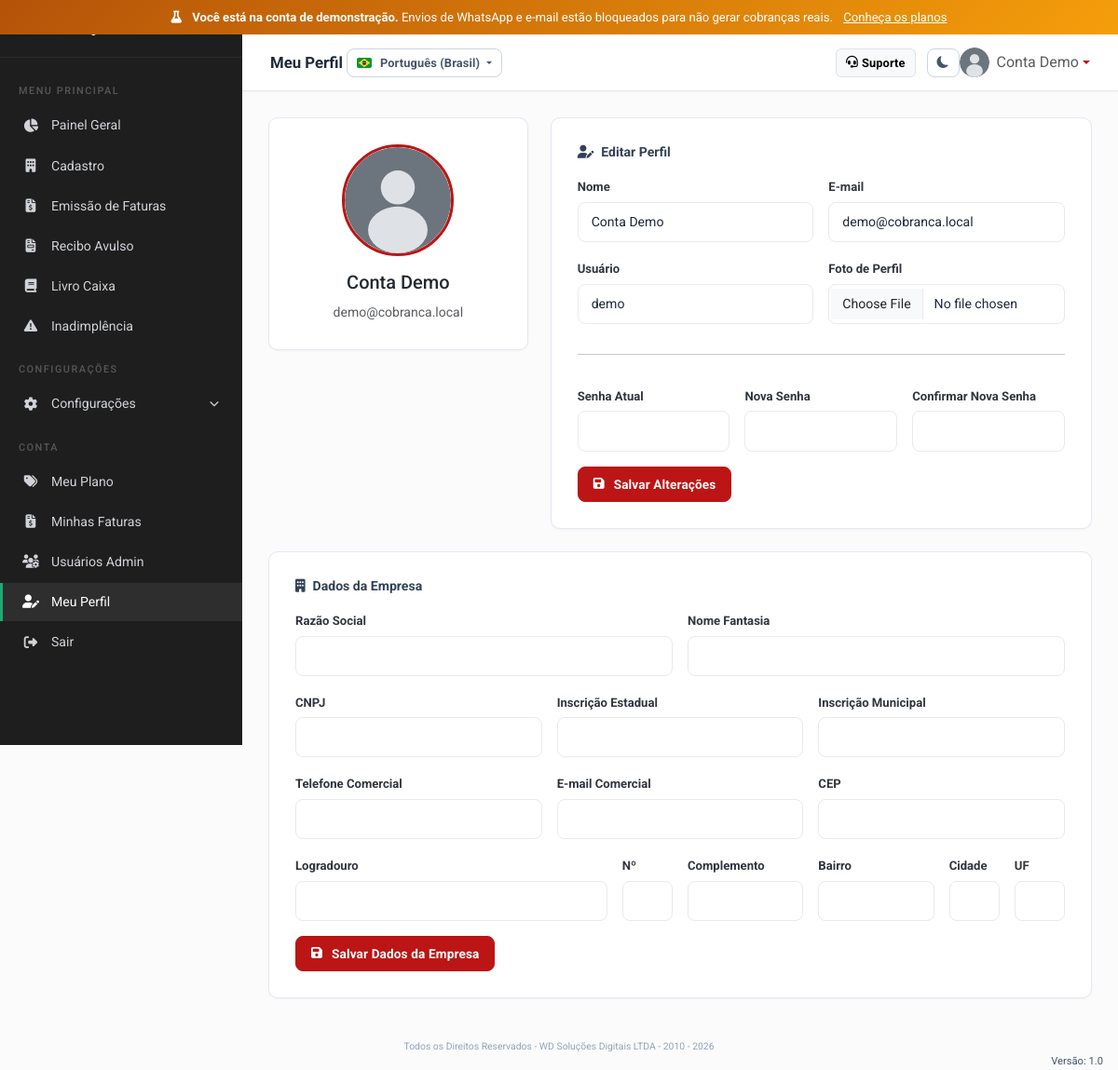
Page /admin/perfil.php (signed in) on the committed database.
### tables this page shows
CREATE TABLE `administradores` (
  `id` int(11) NOT NULL AUTO_INCREMENT,
  `usuario` varchar(50) NOT NULL,
  `subdominio` varchar(50) DEFAULT NULL,
  `senha` varchar(255) NOT NULL,
  `nome` varchar(100) NOT NULL,
  `email` varchar(100) DEFAULT NULL,
  `avatar` varchar(255) DEFAULT NULL,
  `google_id` varchar(100) DEFAULT NULL,
  `token_recuperacao` varchar(64) DEFAULT NULL,
  `token_recuperacao_expira` datetime DEFAULT NULL,
  `razao_social` varchar(200) DEFAULT NULL,
  `nome_fantasia` varchar(200) DEFAULT NULL,
  `cnpj` varchar(20) DEFAULT NULL,
  `cpf` varchar(20) DEFAULT NULL,
  `inscricao_estadual` varchar(30) DEFAULT NULL,
  `inscricao_municipal` varchar(30) DEFAULT NULL,
  `telefone_comercial` varchar(20) DEFAULT NULL,
  `email_comercial` varchar(100) DEFAULT NULL,
  `cep` varchar(10) DEFAULT NULL,
  `logradouro` varchar(200) DEFAULT NULL,
  `numero` varchar(10) DEFAULT NULL,
  `complemento` varchar(100) DEFAULT NULL,
  `bairro` varchar(100) DEFAULT NULL,
  `cidade` varchar(100) DEFAULT NULL,
  `estado` char(2) DEFAULT NULL,
  `ativo` tinyint(1) DEFAULT NULL,
  `criado_em` timestamp NOT NULL DEFAULT current_timestamp() ON UPDATE current_timestamp(),
  `ultimo_login` timestamp NULL DEFAULT NULL,
  `origem` varchar(20) DEFAULT 'painel',
  PRIMARY KEY (`id`),
  UNIQUE KEY `usuario` (`usuario`),
  UNIQUE KEY `uq_admin_subdominio` (`subdominio`)
);

### admin/perfil.php (the view, shortened to what this page needs)
<?php
$pdo = getConnection();
$adminId = $_SESSION['admin_id'];
$stmt = $pdo->prepare("SELECT * FROM administradores WHERE id = ?");
$stmt->execute([$adminId]);
$admin = $stmt->fetch();
$avatarSrc = $admin['avatar'] ?: '/cobranca/assets/img/avatars/admin.svg';
include __DIR__ . '/../includes/header.php';
include __DIR__ . '/../includes/sidebar_admin.php';
?>
<div class="main-content">
    <div class="topbar">
        <div>
            <h5>Meu Perfil</h5>
        </div>
        <a href="https://wa.me/5591982675573" target="_blank" class="btn btn-light btn-sm ms-auto me-2" style="font-size:0.8rem;border:1px solid #dee2e6;"><i class="fas fa-headset"></i> Suporte</a>
        <div class="dropdown">
            <a href="#" class="d-flex align-items-center text-decoration-none dropdown-toggle" data-bs-toggle="dropdown">
                <img src="<?= htmlspecialchars($_SESSION['admin_avatar'] ?? '/cobranca/assets/img/avatars/admin.svg') ?>" alt="Avatar" class="rounded-circle me-2" width="32" height="32" style="object-fit:cover;">
                <span class="text-muted d-none d-md-inline"><?= htmlspecialchars($_SESSION['admin_nome']) ?></span>
            </a>
        </div>
    </div>
    <div class="content-area fade-in">
        <form method="POST" enctype="multipart/form-data">
            <div class="row">
                <div class="col-lg-4">
                    <div class="form-card text-center">
                        <img src="<?= htmlspecialchars($avatarSrc) ?>" alt="Avatar" class="rounded-circle mb-3" width="120" height="120" style="object-fit:cover; border: 3px solid var(--cor-primaria);">
                        <h5><?= htmlspecialchars($admin['nome']) ?></h5>
                        <small class="text-muted"><?= htmlspecialchars($admin['email']) ?></small>
                    </div>
                </div>
                <div class="col-lg-8">
                    <div class="form-card">
                        <h6 class="mb-3"><i class="fas fa-user-edit me-2"></i>Editar Perfil</h6>
                        <div class="row g-3">
                            <div class="col-md-6">
                                <label class="form-label">Nome</label>
                                <input type="text" name="nome" class="form-control" value="<?= htmlspecialchars($admin['nome']) ?>" required>
                            </div>
                            <div class="col-md-6">
                                <label class="form-label">E-mail</label>
                                <input type="email" name="email" class="form-control" value="<?= htmlspecialchars($admin['email']) ?>" required>
                            </div>
                            <div class="col-md-6">
                                <label class="form-label">Usuário</label>
                                <input type="text" name="usuario" class="form-control" value="<?= htmlspecialchars($admin['usuario']) ?>" required>
                            </div>
                            <div class="col-md-6">
                                <label class="form-label">Foto de Perfil</label>
                                <input type="file" name="avatar" class="form-control" accept="image/*">
                            </div>
                            <div class="col-12"><hr></div>
                            <div class="col-md-4">
                                <label class="form-label">Senha Atual</label>
                                <input type="password" name="senha_atual" class="form-control">
                            </div>
                            <div class="col-md-4">
                                <label class="form-label">Nova Senha</label>
                                <input type="password" name="nova_senha" class="form-control" minlength="6">
                            </div>
                            <div class="col-md-4">
                                <label class="form-label">Confirmar Nova Senha</label>
                                <input type="password" name="confirma_senha" class="form-control" minlength="6">
                            </div>
                        </div>
                        <button type="submit" class="btn btn-primary mt-3">
                            <i class="fas fa-save me-1"></i> Salvar Alterações
                        </button>
                    </div>
                </div>
            </div>
            <div class="form-card mt-4">
                <h6 class="mb-3"><i class="fas fa-building me-2"></i>Dados da Empresa</h6>
                <div class="row g-3">
                    <div class="col-md-6">
                        <label class="form-label">Razão Social</label>
                        <input type="text" name="razao_social" class="form-control" required value="<?= htmlspecialchars($admin['razao_social'] ?? '') ?>">
                    </div>
                    <div class="col-md-6">
                        <label class="form-label">Nome Fantasia</label>
                        <input type="text" name="nome_fantasia" class="form-control" required value="<?= htmlspecialchars($admin['nome_fantasia'] ?? '') ?>">
                    </div>
                    <div class="col-md-4">
                        <label class="form-label">CNPJ</label>
                        <input type="text" name="cnpj" class="form-control mask-cnpj" required value="<?= htmlspecialchars($admin['cnpj'] ?? '') ?>">
                    </div>
                    <div class="col-md-4">
                        <label class="form-label">Inscrição Estadual</label>
                        <input type="text" name="inscricao_estadual" class="form-control" value="<?= htmlspecialchars($admin['inscricao_estadual'] ?? '') ?>">
                    </div>
                    <div class="col-md-4">
                        <label class="form-label">Inscrição Municipal</label>
                        <input type="text" name="inscricao_municipal" class="form-control" value="<?= htmlspecialchars($admin['inscricao_municipal'] ?? '') ?>">
                    </div>
                    <div class="col-md-4">
                        <label class="form-label">Telefone Comercial</label>
                        <input type="text" name="telefone_comercial" class="form-control mask-phone" required value="<?= htmlspecialchars($admin['telefone_comercial'] ?? '') ?>">
                    </div>
                    <div class="col-md-4">
                        <label class="form-label">E-mail Comercial</label>
                        <input type="email" name="email_comercial" class="form-control" required value="<?= htmlspecialchars($admin['email_comercial'] ?? '') ?>">
                    </div>
                    <div class="col-md-4">
                        <label class="form-label">CEP</label>
                        <input type="text" name="cep_empresa" class="form-control mask-cep" required value="<?= htmlspecialchars($admin['cep'] ?? '') ?>" onblur="buscarCEP(this.value, {logradouro:'logradouro',bairro:'bairro',cidade:'cidade',estado:'estado'})">
                    </div>
                    <div class="col-md-5">
                        <label class="form-label">Logradouro</label>
                        <input type="text" name="logradouro" id="logradouro" class="form-control" required value="<?= htmlspecialchars($admin['logradouro'] ?? '') ?>">
                    </div>
                    <div class="col-md-1">
                        <label class="form-label">Nº</label>
                        <input type="text" name="numero" id="numero" class="form-control" required value="<?= htmlspecialchars($admin['numero'] ?? '') ?>">
                    </div>
                    <div class="col-md-2">
                        <label class="form-label">Complemento</label>
                        <input type="text" name="complemento" class="form-control" value="<?= htmlspecialchars($admin['complemento'] ?? '') ?>">
                    </div>
                    <div class="col-md-2">
                        <label class="form-label">Bairro</label>
                        <input type="text" name="bairro" id="bairro" class="form-control" required value="<?= htmlspecialchars($admin['bairro'] ?? '') ?>">
                    </div>
                    <div class="col-md-1">
                        <label class="form-label">Cidade</label>
                        <input type="text" name="cidade" id="cidade" class="form-control" required value="<?= htmlspecialchars($admin['cidade'] ?? '') ?>">
                    </div>
                    <div class="col-md-1">
                        <label class="form-label">UF</label>
                        <input type="text" name="estado" id="estado" class="form-control" required maxlength="2" value="<?= htmlspecialchars($admin['estado'] ?? '') ?>">
                    </div>
                </div>
                <button type="submit" class="btn btn-primary mt-3">
                    <i class="fas fa-save me-1"></i> Salvar Dados da Empresa
                </button>
            </div>
        </form>
    </div>
</div>
<?php include __DIR__ . '/../includes/footer.php'; ?>

### assets/css/style.css (style rules this page uses)
:root { --cor-primaria: #0f7b5c; --cor-secundaria: #6c757d; --cor-fundo: #fbfbfc; --cor-sucesso: #128a53; --cor-perigo: #dc3545; --cor-aviso: #f5a623; --cor-info: #38bdf8; --sidebar-width: 260px; --bs-body-font-family: 'Roboto', sans-serif; --radius: 10px; --radius-sm: 8px; --shadow-sm: 0 1px 3px rgba(0,0,0,0.04); --shadow: 0 1px 6px rgba(0,0,0,0.06); --shadow-md: 0 4px 16px rgba(0,0,0,0.07); --transition: 0.2s ease; --app-bg: #fbfbfc; --app-card: #ffffff; --app-card-border: #e8eaed; --app-text: #23272e; --app-text-muted: #7c828d; --app-text-secondary: #31353e; --app-sidebar-bg: #1e1e1e; --app-sidebar-text: #d0d3d8; --app-sidebar-hover: #2e2e2e; --app-sidebar-active-border: #1aab72; --app-topbar-bg: #ffffff; --app-topbar-border: #e8eaed; --slate-50: #f8fafc; --slate-100: #f1f5f9; --slate-200: #e2e8f0; --slate-300: #cbd5e1; --slate-400: #94a3b8; --slate-500: #64748b; --slate-600: #475569; --slate-700: #334155; --slate-800: #1e293b; --slate-900: #0f172a; --zinc-800: #27272a; --zinc-900: #18181b; }
* { margin: 0; padding: 0; box-sizing: border-box; }
body { font-family: 'Roboto', sans-serif; background-color: var(--app-bg); color: var(--app-text); -webkit-font-smoothing: antialiased; }
.main-content { margin-left: var(--sidebar-width); min-height: 100vh; }
.topbar { background: var(--app-topbar-bg); padding: 14px 30px; display: flex; justify-content: space-between; align-items: center; box-shadow: var(--shadow-sm); position: sticky; top: 0; z-index: 100; border-bottom: 1px solid var(--app-topbar-border); }
.topbar h5 { margin: 0; font-weight: 600; color: var(--app-text); font-size: 1.05rem; }
.content-area { padding: 28px; }
.form-card { background: var(--app-card); border-radius: var(--radius); padding: 28px; box-shadow: var(--shadow-sm); border: 1px solid var(--app-card-border); }
.form-card .form-label { font-weight: 600; font-size: 0.82rem; color: var(--app-text-secondary); }
.form-card .form-control, .form-card .form-select { border-radius: var(--radius-sm); padding: 10px 14px; border: 1px solid var(--app-card-border); transition: border-color var(--transition), box-shadow var(--transition); }
.btn-primary { background-color: var(--cor-primaria); border-color: var(--cor-primaria); border-radius: var(--radius-sm); padding: 8px 20px; font-weight: 600; transition: all var(--transition); }
.fade-in { animation: fadeIn 0.25s ease; }
body, .table > tbody td, .table > tbody th, .form-control, .form-select, .form-label, .alert, .badge, .card, .stat-card .stat-label, .topbar h5, .fatura-titulo, .fatura-info-value, .fatura-pago-texto, .fatura-pago-sub { font-weight: 400; }
h1, h2, h3, h4, h5, h6 { font-weight: 500; }
.form-card h6 { font-weight: 500; }
.btn { font-weight: 500; }
.btn { border-radius: var(--radius-sm); font-weight: 600; font-size: 0.85rem; padding: 8px 16px; transition: all var(--transition); letter-spacing: 0.01em; display: inline-flex; align-items: center; gap: 6px; }
.btn-sm { padding: 5px 10px; font-size: 0.78rem; gap: 4px; border-radius: 6px; }
.btn-primary { background-color: var(--cor-primaria); border-color: var(--cor-primaria); color: #fff; }
.form-control, .form-select { border-radius: var(--radius-sm); border: 1px solid var(--slate-200); padding: 9px 14px; font-size: 0.88rem; color: var(--slate-800); background-color: var(--app-card); transition: border-color var(--transition), box-shadow var(--transition); }
.form-control::placeholder { color: var(--slate-400); }
.form-label { font-size: 0.82rem; font-weight: 600; color: var(--slate-600); margin-bottom: 6px; }
.card, .form-card, .table-card, .stat-card { border-radius: var(--radius); border: 1px solid var(--slate-200); background: var(--app-card); }
.form-card { padding: 28px; box-shadow: var(--shadow-sm); }
.topbar { background: var(--app-card); border-bottom: 1px solid var(--slate-200); }
.topbar h5 { color: var(--slate-800); font-weight: 700; font-size: 1.05rem; }
.form-card h6 { font-weight: 700; color: var(--slate-700); font-size: 0.88rem; }
.content-area > * { animation: fadeIn 0.2s ease; }
a { color: var(--cor-primaria); text-decoration: none; transition: color var(--transition); }

### rows in the picture
administradores: nome "Conta Demo", email "demo@cobranca.local", usuario "demo"

### other values in the picture
t('layout.menu_label') "MENU PRINCIPAL"
t('nav.painel_geral') "Painel Geral"
t('nav.cadastro') "Cadastro"
t('nav.emissao') "Emissão de Faturas"
t('nav.livro_caixa') "Livro Caixa"
t('nav.inadimplencia') "Inadimplência"
t('nav.configuracoes') "CONFIGURAÇÕES"
t('nav.configuracoes') "Configurações"
t('layout.conta') "CONTA"
t('nav.meu_plano') "Meu Plano"
t('nav.minhas_faturas') "Minhas Faturas"
t('nav.usuarios_admin') "Usuários Admin"
t('nav.meu_perfil') "Meu Perfil"
t('nav.sair') "Sair"
$_SESSION['admin_nome'] "Conta Demo"
